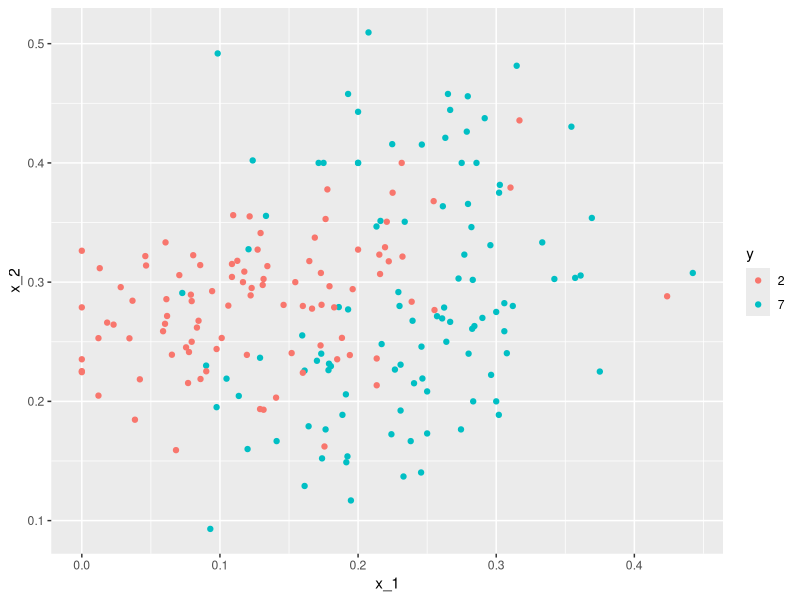
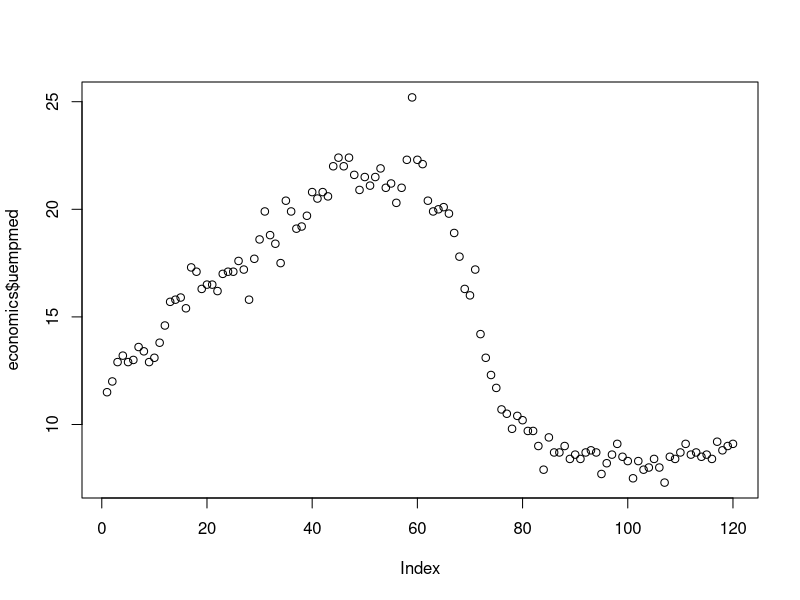
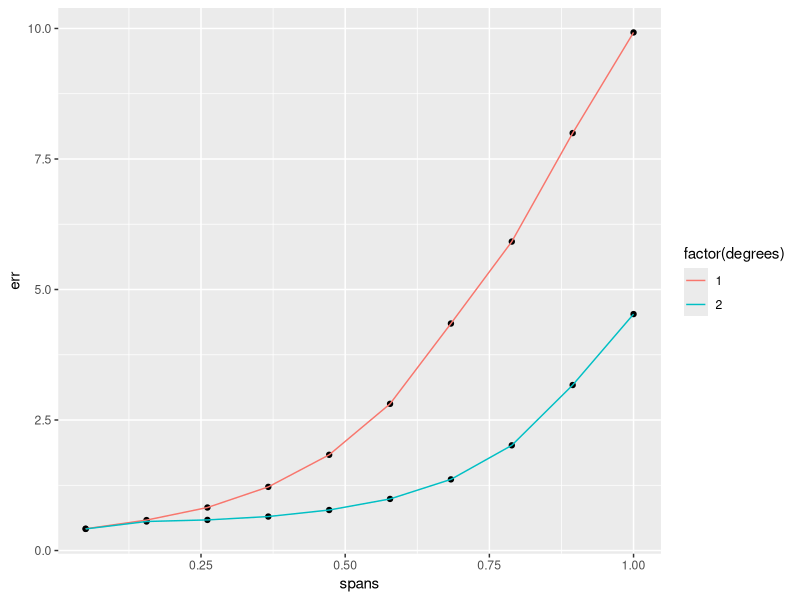
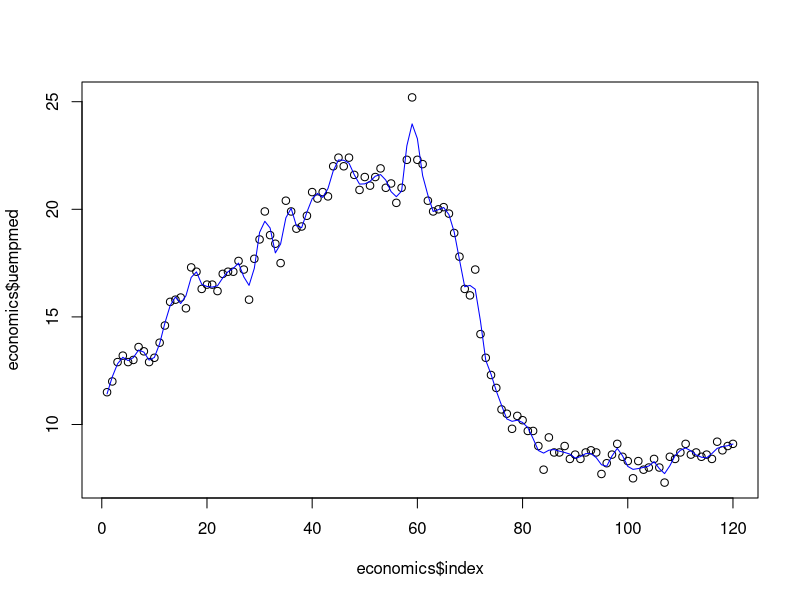
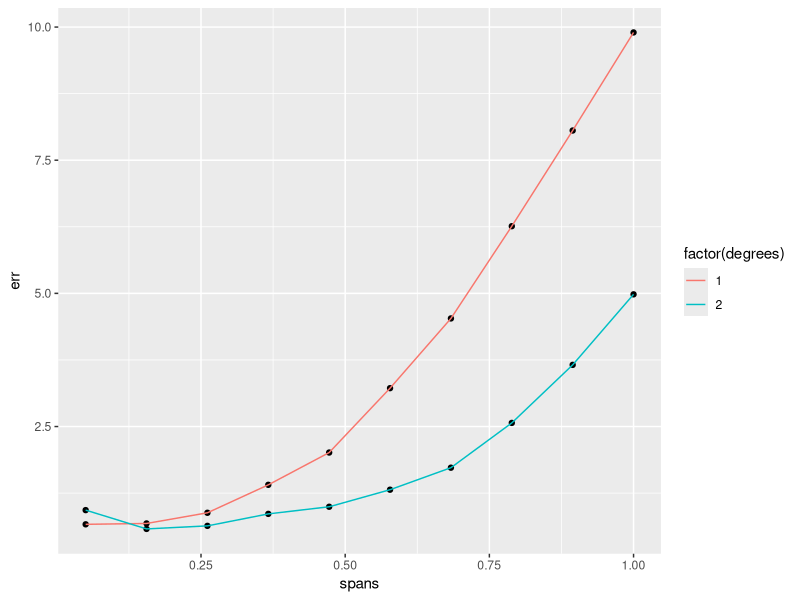
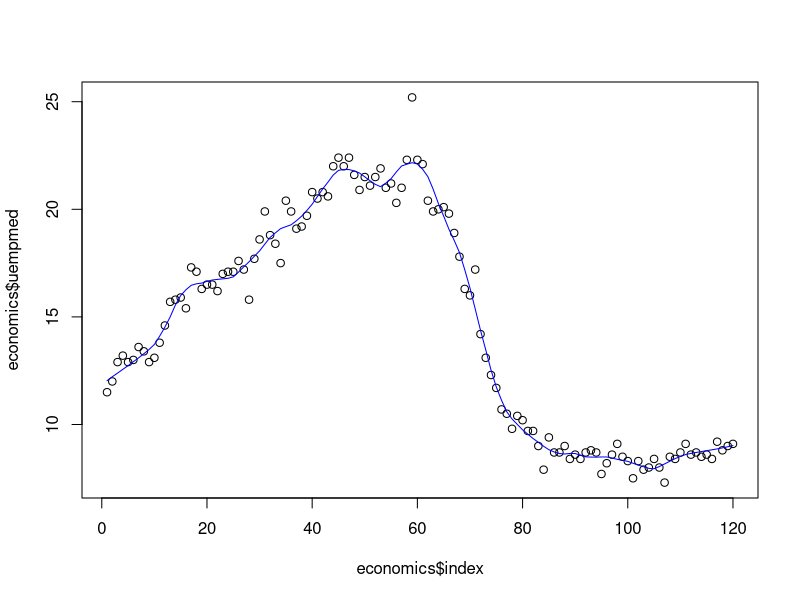
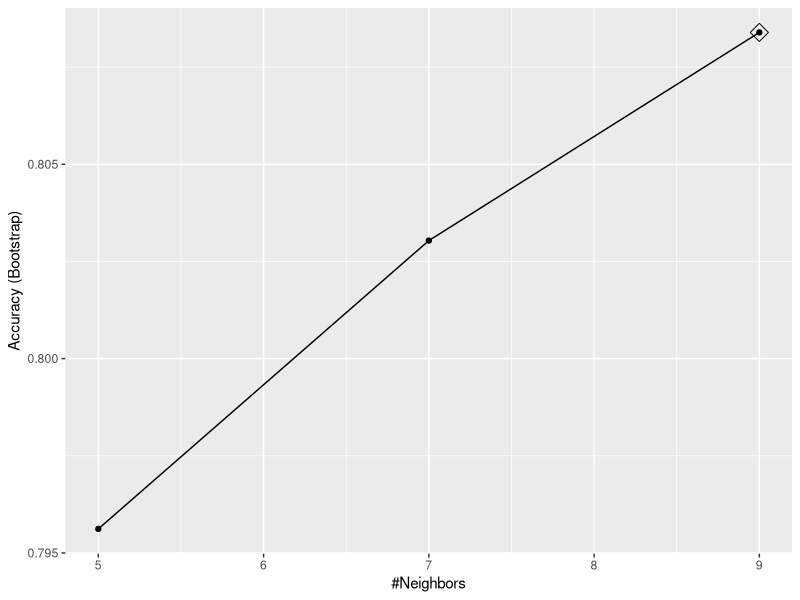
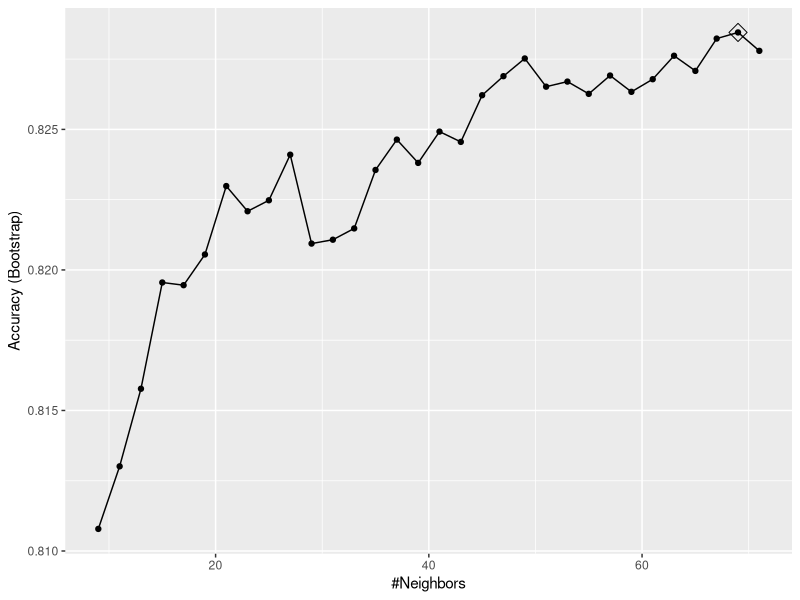

Here is the R script that generated these plots, in order:
## ---- chunk 1
knitr::opts_chunk$set(echo = TRUE)
knitr::opts_chunk$set(warning = FALSE, message = FALSE) # just to clean the pdf files, not recommended in practice!
## ---- chunk 2
library(tidyverse)  # data manipulation and visualization
library(caret)      # statistical learning techniques
library(ggplot2)    # plots
library(dslabs)     # digit recognition data
## ---- chunk 3
data("mnist_27")
mnist_27$test %>% ggplot(aes(x_1, x_2, color = y)) +  geom_point()
## ---- chunk 4
data(economics)
economics <- economics[dim(economics)[1]:(dim(economics)[1]-119),]
economics$index <- 1:120
plot(economics$uempmed)
## ---- chunk 5

set.seed(2022)

degree_list <- list()
span_values <- seq(0.05,1,length=10)
for(deg in 1:2){ #polynomial degree
  err <- list()
  for(k in 1:length(span_values)){ #smoothness
    score <- list()
    for(i in 1:(nrow(economics))){
      training = economics[-i,]
      model = loess(uempmed ~ index, data = training, span = span_values[k], degree=deg) 
      validation = economics[i,]
      pred = predict(model, validation)
      # error of ith fold
      score[[i]] = (validation$uempmed - pred)^2
    }
  # returns a vector with the average error for a given degree & span
  err[[k]] <- mean(unlist(score),na.rm=TRUE) 
  }
  degree_list[[deg]] <- err
}

# prepare dataframe for ggplot
spans <- rep(span_values,2)
degrees <- rep(c(1,2), each = length(span_values))
err <- unlist(degree_list)
df_toplot <- as.data.frame(cbind(spans,degrees,err))

# plot
p <- ggplot(df_toplot, aes(x=spans, y=err, group=factor(degrees))) + 
  geom_point() + geom_line(aes(col=factor(degrees)))
p
## ---- chunk 6
best <- df_toplot[which(df_toplot$err==min(df_toplot$err)),]
best
## ---- chunk 7
res <- loess(uempmed ~ index, data = economics, span =best$spans, degree=best$degrees) 
plot(economics$index, economics$uempmed)
lines(predict(res), col='blue')
## ---- chunk 8
flds <- caret::createFolds(1:nrow(economics), 
                           k = 3, list = TRUE, 
                           returnTrain = FALSE)
flds
class(flds)
# yopu can use [[k]] or [k] to access the k-th element
flds[1]     # you need to "unlist" afterwards (see below)
flds[[1]]   # you do not

## ---- chunk 9
degree_list <- list()
for(deg in 1:2){ #polynomial degree
  err <- list()
  for(k in 1:length(span_values)){ #smoothness
    score <- list()
    for(i in 1:length(flds)){
      validation <- economics[unlist(flds[i]),]
      training <- economics[unlist(flds[-i]),]
      model = loess(uempmed ~ index, data = training, span = span_values[k], degree=deg) 
      pred = predict(model, validation)
      score[[i]] <- mean((pred - validation$uempmed)^2, na.rm=TRUE)
    }
    err[[k]] <- mean(unlist(score))
  }
  degree_list[[deg]] <- unlist(err)
}


spans <- rep(span_values,2)
degrees <- rep(c(1,2), each = length(span_values))
err <- unlist(degree_list)
df_toplot <- as.data.frame(cbind(spans,degrees,err))


p <- ggplot(df_toplot, aes(x=spans, y=err, group=factor(degrees))) + 
  geom_point() + geom_line(aes(col=factor(degrees)))
p
## ---- chunk 10
df_toplot[which(df_toplot$err==min(df_toplot$err)),]
## ---- chunk 11
best <- df_toplot[which(df_toplot$err==min(df_toplot$err)),]
res <- loess(uempmed ~ index, data = economics, span =best$spans, degree=best$degrees) 
plot(economics$index, economics$uempmed)
lines(predict(res), col='blue')
## ---- chunk 12
train_knn <- train(y ~ ., method = "knn", data = mnist_27$train)
y_hat_knn <- predict(train_knn, mnist_27$test, type = "raw")
confusionMatrix(y_hat_knn, mnist_27$test$y)
## ---- chunk 13
ggplot(train_knn, highlight = TRUE)
## ---- chunk 14
set.seed(2022)
train_knn <- train(y ~ ., method = "knn", 
                   data = mnist_27$train,
                   tuneGrid = data.frame(k = seq(9, 71, 2)))
ggplot(train_knn, highlight = TRUE)
## ---- chunk 15
train_knn$bestTune
train_knn$finalModel
## ---- chunk 16
confusionMatrix(predict(train_knn, mnist_27$test, type = "raw"),mnist_27$test$y)
## ---- chunk 17

p <- 0.75

createTimeSlices(y = 1:nrow(economics), 
                 initialWindow = round(p*nrow(economics),0), 
                 horizon = (nrow(economics)-round(p*nrow(economics),0)), 
                 fixedWindow = TRUE)           # in this example fixedWindow doesn't matter!!

## ---- chunk 18

createTimeSlices(y = 1:nrow(economics), 
                 initialWindow = round(p*nrow(economics),0), 
                 horizon = ((nrow(economics)-round(p*nrow(economics),0))-2), 
                 fixedWindow = TRUE)

## ---- chunk 19

createTimeSlices(y = 1:nrow(economics), 
                 initialWindow = round(p*nrow(economics),0), 
                 horizon = ((nrow(economics)-round(p*nrow(economics),0))-2), 
                 fixedWindow = FALSE)

## ---- chunk 20
#trainControl(method = "timeslice",
#             initialWindow = 90,
#             horizon = 25,
#             fixedWindow = FALSE)
